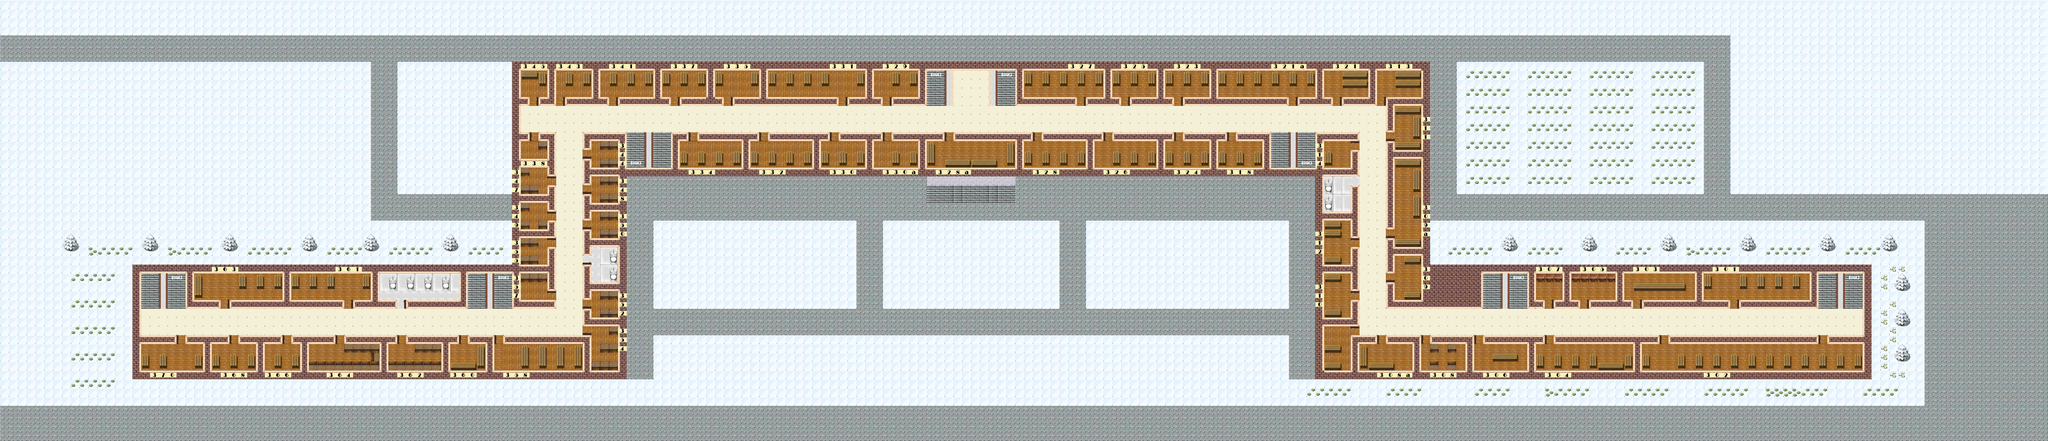

Below is a game level as drawn by its tile map, then a one-line description and the .tmx that defines it (tile-layer data replaced by summaries):
An orthogonal 232x50 tile map with 32x32 px tiles, 4 tile layers (back, obj, walls, walls2), 5 tilesets and 63 objects.

<map version="1.10" tiledversion="1.10.2" orientation="orthogonal" renderorder="right-down" width="232" height="50" tilewidth="32" tileheight="32" infinite="0" nextlayerid="7" nextobjectid="70">
 <tileset firstgid="1" source="tilea5.tsx" />
 <tileset firstgid="129" source="vx-winter-tileset.tsx" />
 <tileset firstgid="385" source="tiles.tsx" />
 <tileset firstgid="449" source="tiled.tsx" />
 <tileset firstgid="705" source="numbers.tsx" />
 <layer id="1" name="back" width="232" height="50">
  <data>[11600 cells, 10549 non-empty, 25 distinct tile ids]</data>
 </layer>
 <layer id="2" name="obj" width="232" height="50">
  <data>[11600 cells, 2816 non-empty, 29 distinct tile ids]</data>
 </layer>
 <layer id="3" name="walls" width="232" height="50">
  <data>[11600 cells, 1070 non-empty, 26 distinct tile ids]</data>
 </layer>
 <layer id="4" name="walls2" width="232" height="50">
  <data>[11600 cells, 330 non-empty, 26 distinct tile ids]</data>
 </layer>
 <objectgroup id="5" name="auditories" width="232" height="50">
  <object id="1" x="5340" y="1228" width="203" height="117">
   <text wrap="1">306</text>
  </object>
  <object id="62" x="5144" y="1229" width="172" height="117">
   <text wrap="1">308</text>
  </object>
  <object id="2" x="4925" y="1230" width="198" height="118">
   <text wrap="1">308a</text>
  </object>
  <object id="3" x="5040" y="919" width="117" height="173">
   <text wrap="1">309</text>
  </object>
  <object id="4" x="5038" y="572" width="117" height="328">
   <text wrap="1">309a</text>
  </object>
  <object id="5" x="4793" y="987" width="117" height="170">
   <text wrap="1">310</text>
  </object>
  <object id="6" x="5039" y="382" width="111" height="161">
   <text wrap="1">311</text>
  </object>
  <object id="7" x="4797" y="796" width="113" height="166">
   <text wrap="1">312</text>
  </object>
  <object id="8" x="4992" y="253" width="163" height="108">
   <text wrap="1">313</text>
  </object>
  <object id="9" x="4801" y="512" width="110" height="101">
   <text wrap="1">314</text>
  </object>
  <object id="10" x="4419" y="494" width="153" height="112">
   <text wrap="1">318</text>
  </object>
  <object id="11" x="4799" y="256" width="164" height="110">
   <text wrap="1">321</text>
  </object>
  <object id="12" x="4414" y="255" width="354" height="111">
   <text wrap="1">321a</text>
  </object>
  <object id="13" x="4222" y="254" width="164" height="114">
   <text wrap="1">323</text>
  </object>
  <object id="14" x="4223" y="494" width="166" height="119">
   <text wrap="1">324</text>
  </object>
  <object id="15" x="4031" y="257" width="164" height="109">
   <text wrap="1">325</text>
  </object>
  <object id="16" x="3968" y="496" width="222" height="112">
   <text wrap="1">326</text>
  </object>
  <object id="17" x="3711" y="252" width="294" height="117">
   <text wrap="1">327</text>
  </object>
  <object id="18" x="3713" y="495" width="221" height="112">
   <text wrap="1">328</text>
  </object>
  <object id="19" x="3166" y="493" width="166" height="119">
   <text wrap="1">330a</text>
  </object>
  <object id="20" x="3171" y="255" width="155" height="113">
   <text wrap="1">329</text>
  </object>
  <object id="21" x="2971" y="494" width="169" height="113">
   <text wrap="1">330</text>
  </object>
  <object id="22" x="2785" y="256" width="353" height="110">
   <text wrap="1">331</text>
  </object>
  <object id="23" x="2721" y="494" width="223" height="113">
   <text wrap="1">332</text>
  </object>
  <object id="24" x="2464" y="494" width="220" height="111">
   <text wrap="1">334</text>
  </object>
  <object id="25" x="2593" y="258" width="159" height="109">
   <text wrap="1">335</text>
  </object>
  <object id="26" x="2401" y="259" width="157" height="109">
   <text wrap="1">337</text>
  </object>
  <object id="27" x="1880" y="495" width="111" height="79">
   <text wrap="1">338</text>
  </object>
  <object id="28" x="2177" y="259" width="185" height="107">
   <text wrap="1">341</text>
  </object>
  <object id="29" x="2015" y="254" width="128" height="113">
   <text wrap="1">343</text>
  </object>
  <object id="30" x="2131" y="511" width="108" height="95">
   <text wrap="1">344</text>
  </object>
  <object id="31" x="1885" y="254" width="105" height="111">
   <text wrap="1">345</text>
  </object>
  <object id="32" x="1883" y="604" width="115" height="106">
   <text wrap="1">347</text>
  </object>
  <object id="33" x="2128" y="639" width="119" height="97">
   <text wrap="1">348</text>
  </object>
  <object id="34" x="1891" y="734" width="109" height="105">
   <text wrap="1">349</text>
  </object>
  <object id="35" x="2127" y="764" width="113" height="100">
   <text wrap="1">350</text>
  </object>
  <object id="36" x="2127" y="1055" width="111" height="102">
   <text wrap="1">352</text>
  </object>
  <object id="37" x="2135" y="1186" width="120" height="165">
   <text wrap="1">354</text>
  </object>
  <object id="38" x="1888" y="859" width="113" height="102">
   <text wrap="1">355</text>
  </object>
  <object id="39" x="1887" y="994" width="116" height="94">
   <text wrap="1">357</text>
  </object>
  <object id="40" x="1789" y="1230" width="312" height="113">
   <text wrap="1">358</text>
  </object>
  <object id="41" x="1631" y="1230" width="129" height="113">
   <text wrap="1">360</text>
  </object>
  <object id="42" x="1057" y="990" width="292" height="113">
   <text wrap="1">361</text>
  </object>
  <object id="43" x="1405" y="1228" width="200" height="121">
   <text wrap="1">362</text>
  </object>
  <object id="44" x="1117" y="1228" width="261" height="118">
   <text wrap="1">364</text>
  </object>
  <object id="45" x="955" y="1232" width="141" height="114">
   <text wrap="1">366</text>
  </object>
  <object id="46" x="705" y="992" width="317" height="110">
   <text wrap="1">363</text>
  </object>
  <object id="47" x="768" y="1230" width="163" height="119">
   <text wrap="1">268</text>
  </object>
  <object id="48" x="508" y="1231" width="233" height="117">
   <text wrap="1">270</text>
  </object>
  <object id="63" x="5563" y="1231" width="360" height="117">
   <text wrap="1">304</text>
  </object>
  <object id="64" x="5947" y="1232" width="805" height="117">
   <text wrap="1">302</text>
  </object>
  <object id="65" x="5564" y="986" width="105" height="116">
   <text wrap="1">307</text>
  </object>
  <object id="66" x="5695" y="987" width="172" height="117">
   <text wrap="1">305</text>
  </object>
  <object id="67" x="5883" y="988" width="267" height="113">
   <text wrap="1">303</text>
  </object>
  <object id="68" x="6171" y="989" width="394" height="113">
   <text wrap="1">301</text>
  </object>
 </objectgroup>
 <objectgroup id="6" name="stairs" width="232" height="50">
  <object id="49" x="5472" y="993" width="62" height="40">
   <text wrap="1">1 to 2nd (0)</text>
  </object>
  <object id="52" x="4701" y="564" width="71" height="43">
   <text wrap="1">2 to 2nd (1)</text>
  </object>
  <object id="54" x="3613" y="256" width="71" height="47">
   <text wrap="1">3 to 2nd (2)</text>
  </object>
  <object id="55" x="3358" y="256" width="71" height="47">
   <text wrap="1">3 to 2nd (3)</text>
  </object>
  <object id="56" x="2267" y="560" width="72" height="51">
   <text wrap="1">4 to 2nd (4)</text>
  </object>
  <object id="58" x="1787" y="992" width="73" height="51">
   <text wrap="1">5 to 2nd (5)</text>
  </object>
  <object id="60" x="601" y="993" width="73" height="51">
   <text wrap="1">6 to 2nd (6)</text>
  </object>
  <object id="69" x="6685" y="988" width="70" height="46">
   <text wrap="1">0 to 2nd (7)</text>
  </object>
 </objectgroup>
</map>
